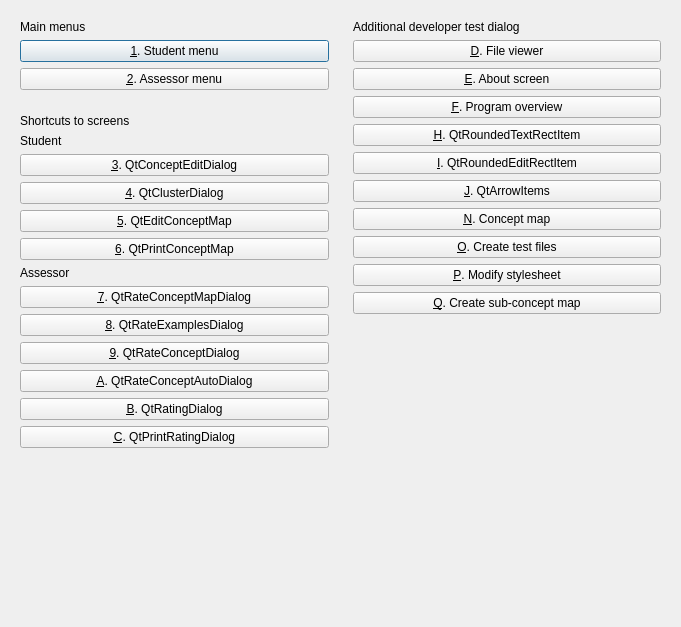
<?xml version="1.0" encoding="UTF-8"?>
<ui version="4.0">
 <class>QtPvdbMenuDialog</class>
 <widget class="QDialog" name="QtPvdbMenuDialog">
  <property name="geometry">
   <rect>
    <x>0</x>
    <y>0</y>
    <width>681</width>
    <height>627</height>
   </rect>
  </property>
  <property name="windowTitle">
   <string>Menu voor de ontwikkelaar</string>
  </property>
  <property name="windowIcon">
   <iconset resource="Brainweaver.qrc">
    <normaloff>:/images/PicArrow14x14.png</normaloff>:/images/PicArrow14x14.png</iconset>
  </property>
  <layout class="QGridLayout" name="gridLayout">
   <item row="0" column="0">
    <widget class="QWidget" name="widget_3" native="true">
     <layout class="QVBoxLayout" name="verticalLayout_3">
      <item>
       <widget class="QLabel" name="label">
        <property name="text">
         <string>Main menus</string>
        </property>
       </widget>
      </item>
      <item>
       <widget class="QPushButton" name="button_student">
        <property name="text">
         <string>&amp;1. Student menu</string>
        </property>
        <property name="default">
         <bool>true</bool>
        </property>
       </widget>
      </item>
      <item>
       <widget class="QPushButton" name="button_assessor">
        <property name="text">
         <string>&amp;2. Assessor menu</string>
        </property>
       </widget>
      </item>
     </layout>
    </widget>
   </item>
   <item row="0" column="1" rowspan="2">
    <widget class="QWidget" name="widget_debug_2" native="true">
     <layout class="QVBoxLayout" name="verticalLayout_2">
      <item>
       <widget class="QLabel" name="label_additional_screens">
        <property name="text">
         <string>Additional developer test dialog</string>
        </property>
       </widget>
      </item>
      <item>
       <widget class="QPushButton" name="button_view_files">
        <property name="text">
         <string>&amp;D. File viewer</string>
        </property>
       </widget>
      </item>
      <item>
       <widget class="QPushButton" name="button_about">
        <property name="text">
         <string>&amp;E. About screen</string>
        </property>
       </widget>
      </item>
      <item>
       <widget class="QPushButton" name="button_overview">
        <property name="enabled">
         <bool>true</bool>
        </property>
        <property name="text">
         <string>&amp;F. Program overview</string>
        </property>
        <property name="default">
         <bool>false</bool>
        </property>
       </widget>
      </item>
      <item>
       <widget class="QPushButton" name="button_test_qtroundedtextrectitem">
        <property name="text">
         <string>&amp;H. QtRoundedTextRectItem</string>
        </property>
       </widget>
      </item>
      <item>
       <widget class="QPushButton" name="button_test_qtroundededitrectitem">
        <property name="text">
         <string>&amp;I. QtRoundedEditRectItem</string>
        </property>
       </widget>
      </item>
      <item>
       <widget class="QPushButton" name="button_test_arrowitems">
        <property name="text">
         <string>&amp;J. QtArrowItems</string>
        </property>
       </widget>
      </item>
      <item>
       <widget class="QPushButton" name="button_test_conceptmaps">
        <property name="enabled">
         <bool>true</bool>
        </property>
        <property name="text">
         <string>&amp;N. Concept map</string>
        </property>
       </widget>
      </item>
      <item>
       <widget class="QPushButton" name="button_create_test_files">
        <property name="text">
         <string>&amp;O. Create test files</string>
        </property>
       </widget>
      </item>
      <item>
       <widget class="QPushButton" name="button_modify_stylesheet">
        <property name="text">
         <string>&amp;P. Modify stylesheet</string>
        </property>
       </widget>
      </item>
      <item>
       <widget class="QPushButton" name="button_test_create_sub_concept_map">
        <property name="enabled">
         <bool>true</bool>
        </property>
        <property name="text">
         <string>&amp;Q. Create sub-concept map</string>
        </property>
       </widget>
      </item>
      <item>
       <spacer name="verticalSpacer_2">
        <property name="orientation">
         <enum>Qt::Vertical</enum>
        </property>
        <property name="sizeHint" stdset="0">
         <size>
          <width>20</width>
          <height>40</height>
         </size>
        </property>
       </spacer>
      </item>
     </layout>
    </widget>
   </item>
   <item row="1" column="0">
    <widget class="QWidget" name="widget_debug_1" native="true">
     <layout class="QVBoxLayout" name="verticalLayout">
      <item>
       <widget class="QLabel" name="label_main_screens">
        <property name="text">
         <string>Shortcuts to screens</string>
        </property>
       </widget>
      </item>
      <item>
       <widget class="QLabel" name="label_student">
        <property name="text">
         <string>Student</string>
        </property>
       </widget>
      </item>
      <item>
       <widget class="QPushButton" name="button_test_conceptedit">
        <property name="text">
         <string>&amp;3. QtConceptEditDialog</string>
        </property>
       </widget>
      </item>
      <item>
       <widget class="QPushButton" name="button_test_cluster">
        <property name="text">
         <string>&amp;4. QtClusterDialog</string>
        </property>
       </widget>
      </item>
      <item>
       <widget class="QPushButton" name="button_test_conceptmap">
        <property name="text">
         <string>&amp;5. QtEditConceptMap</string>
        </property>
       </widget>
      </item>
      <item>
       <widget class="QPushButton" name="button_print_concept_map">
        <property name="text">
         <string>&amp;6. QtPrintConceptMap</string>
        </property>
       </widget>
      </item>
      <item>
       <widget class="QLabel" name="label_assessor">
        <property name="text">
         <string>Assessor</string>
        </property>
       </widget>
      </item>
      <item>
       <widget class="QPushButton" name="button_rate_concept_map">
        <property name="text">
         <string>&amp;7. QtRateConceptMapDialog</string>
        </property>
       </widget>
      </item>
      <item>
       <widget class="QPushButton" name="button_rate_examples">
        <property name="text">
         <string>&amp;8. QtRateExamplesDialog</string>
        </property>
       </widget>
      </item>
      <item>
       <widget class="QPushButton" name="button_rate_concept">
        <property name="text">
         <string>&amp;9. QtRateConceptDialog</string>
        </property>
       </widget>
      </item>
      <item>
       <widget class="QPushButton" name="button_rate_concept_auto">
        <property name="text">
         <string>&amp;A. QtRateConceptAutoDialog</string>
        </property>
       </widget>
      </item>
      <item>
       <widget class="QPushButton" name="button_rating">
        <property name="text">
         <string>&amp;B. QtRatingDialog</string>
        </property>
       </widget>
      </item>
      <item>
       <widget class="QPushButton" name="button_print_rating">
        <property name="text">
         <string>&amp;C. QtPrintRatingDialog</string>
        </property>
       </widget>
      </item>
      <item>
       <spacer name="verticalSpacer">
        <property name="orientation">
         <enum>Qt::Vertical</enum>
        </property>
        <property name="sizeHint" stdset="0">
         <size>
          <width>20</width>
          <height>80</height>
         </size>
        </property>
       </spacer>
      </item>
     </layout>
    </widget>
   </item>
  </layout>
  <zorder>widget_debug_1</zorder>
  <zorder>widget_debug_2</zorder>
  <zorder>widget_3</zorder>
 </widget>
 <tabstops>
  <tabstop>button_student</tabstop>
  <tabstop>button_assessor</tabstop>
  <tabstop>button_test_conceptedit</tabstop>
  <tabstop>button_test_cluster</tabstop>
  <tabstop>button_test_conceptmap</tabstop>
  <tabstop>button_print_concept_map</tabstop>
  <tabstop>button_rate_concept_map</tabstop>
  <tabstop>button_rate_examples</tabstop>
  <tabstop>button_rate_concept</tabstop>
  <tabstop>button_rate_concept_auto</tabstop>
  <tabstop>button_rating</tabstop>
  <tabstop>button_print_rating</tabstop>
  <tabstop>button_view_files</tabstop>
  <tabstop>button_about</tabstop>
  <tabstop>button_overview</tabstop>
  <tabstop>button_test_qtroundedtextrectitem</tabstop>
  <tabstop>button_test_qtroundededitrectitem</tabstop>
  <tabstop>button_test_arrowitems</tabstop>
  <tabstop>button_test_conceptmaps</tabstop>
  <tabstop>button_create_test_files</tabstop>
  <tabstop>button_modify_stylesheet</tabstop>
 </tabstops>
 <resources>
  <include location="Brainweaver.qrc"/>
 </resources>
 <connections/>
</ui>
